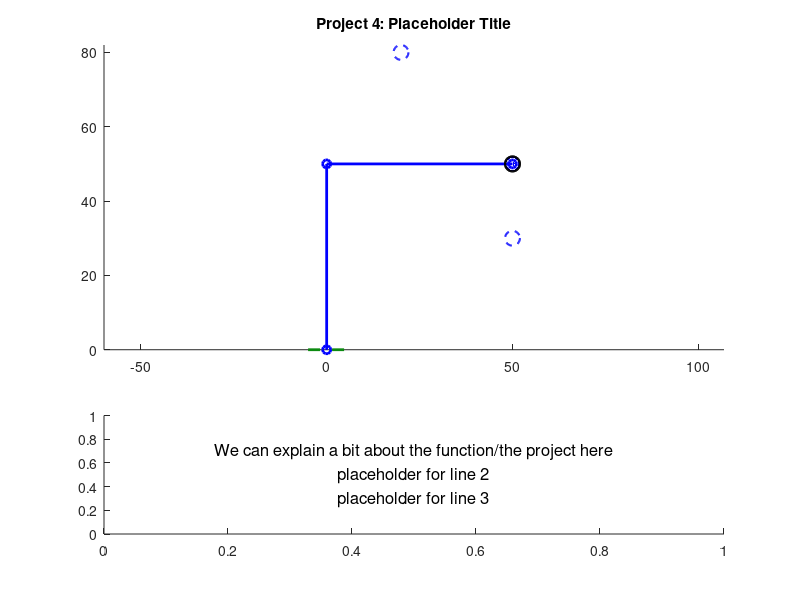

This chart was generated by the following MATLAB code: (Note: this script raises an error after producing the figure.)
function [] = mechanism_Beard_Hall(initX, initY, finalX, finalY, speed)
%% Function Description
%{
This function mechanism_Beard_Hall takes inputs ______ and animates a
hydraulic robotic claw arm that can move an object.


initX, initY: the initial x and y positions for the object to be moved
finalX, finalY: the position the object should be moved to.
speed: the animation speed, rads/s of ___(whatever we consider the base link)____
%}


close all %closes any windows that are open still

%mechanism_Beard_Hall(beta1, beta2, beta3, beta4, speed, L, R0)

% TODO remove before submission but these are placeholders so we can easily
% test
if nargin < 4
        initX = 20;
        initY = 80;
        finalX = 50;
        finalY = 30;
        speed = 2;
    end

%TODO 
%{ 
TODO: add a paragraph explaining how to use the program, a 2 explaining 
how to use the program, along with any relevant background, such as how you
decided on any constant parameters (e.g. "we measured the link lengths from
this bench press on campus; see attached photo"). You may want some parameters
(e.g. some link lengths) to be input by the user, but you could provide default 
values. You get to decide.

Grades based off of:
- originality
- technical difficulty
- execution
- clarity of animation and how to use it
- good documentation

=======

%}

%{
This is an open-ended design project that builds on the expertise you 
gained in the first two projects. The goal is to use Matlab to animate a 
compound mechanism, meaning a mechanism containing at least 2 closed kinematic chains. 
Simple examples include exercise mechanisms (squat press, bench press, shoulder press, elliptical trainer) such as those found in the outdoor fitness park behind the Olympic Oval. Each of these compound mechanisms has a mobility of one. Another example would be the front end loader mechanism on page 25 of the Lecture 1 slides, which has a mobility of 2. 

You can decide which inputs the user can specify and how they should specify these. 
For example, for the front end loader, the user could specify the starting 
bucket position and bucket angle and the final bucket position and angle, and the code could smoothly animate the mechanism's motion from the start to the finish and back, as well as plotting the displacement of the two control pistons versus time.

The header comment of the m-file should contain a paragraph or 2 explaining 
how to use the program, along with any relevant background, such as how you decided on any constant parameters (e.g. "we measured the link lengths from this bench press on campus; see attached photo"). You may want some parameters (e.g. some link lengths) to be input by the user, but you could provide default values. You get to decide.

The project grade will be based on originality, 
technical difficulty, execution, clarity 
(of the animation and its operation), and documentation. 
You will demonstrate and explain your project to the TA or instructor at a tutorial.

List of Topics and Sub-Modules for Project 4

%}

%=============================================================================
%% inputs and constraints

    % initX and initY, coordinates for the object to be moved from

    % finalX and finalY, coordinates for the object to be moved to

    % All coordinate inputs must fall within a semicircle with a radius of the arm's
    % maximum length, ie sum of hardcoded lengths for link 1 and link 2, and
    % both y coordinate inputs must be positive (might be a good idea to
    % have an offset equal to half the height of the movable object for
    % simple math)

%% plot elements:

    %{
    variable legend: 
    
    Given inputs: 
    initX, initY:   the initial x and y positions for the object to be moved
    finalX, finalY: the position the object should be moved to.
    speed:          the animation speed, rads/s of ___(whatever we consider the base link)____
    
        

    Defined within function:

    SCALAR  link1:  fixed length of link 1
    SCALAR  link2:  fixed length of link 2
    
    SCALAR  x0, y0: (fixed origin of link 1)
    

    ARRAY: x1, y1 (end of link 1, changing) 

    %}

% ground, both for the mechanism and maybe the lower limit of where the
% object can be moved to

% link 1, attached to ground

% link 2, attached to end of link 1, other end will be the bucket/claw/etc

% crank 1, input for link 1 angular position, slides along link 1 and is
% fixed to ground

% crank 2, input for link 2 angular position, slides along link 2 and is
% fixed to link 1

% movable object

% grabbing mechanism

% maybe some visual indicators of the initial and final positions (we could have pale dotted objects represent these positions and have the object itself in a brighter solid line colour)

%initialize fixed parameters
link1 = 50;
pst1Link1 = link1*0.25; %point where piston 1 attaches to link 1 mesaured from ground
pst1Grnd = link1*0.1; %point where piston 1 attaches to ground measured as distance from arm base/origin
link2 = 50;
pst2Link2 = link2*0.25; %point where piston 2 attaches to link 2 measured along link 2 from elbow
pst2Link1 = link1*0.1; %point where piston 2 attaches to link 1 measured along link 1 from elbow
%% PST2LINK1 WILL NEED TO BE SUBTRACTED FROM LINK 1 TO GET RIGHT LENGTH FOR THE PLOT

maxReach = link1 + link2; %This length, as a diagonal, will be used to establish a square of acceptable coordinates?

%% Arrays, hard coded default position assumes link 1 points straight up and link 2 is at -pi/4 radians from + x axis
%% for the following 2 arrays, first index is the piston or link number, and the second index is the specific position
%% 1 = default position, 2 = initial position of object, 3 = final position
%% Angles needed for calculating piston lengths
linkAng = [pi/2, 0, 0; -pi/4, 0, 0];
%% Pistion lengths associated with default, initial, and final positions
pstKeyFrames = [sqrt(pst1Grnd^2+pst1Link1^2-2*pst1Grnd*pst1Link1*cos(linkAng(1,1))),0,0; sqrt(pst2Link1^2+pst2Link2^2-2*pst2Link1*pst2Link2*cos(linkAng(2,1))),0,0];

%% Arrays to be filled with frame specific angle or length data based on 
%% interpolation between values contained in the arrays above
linkPlotAng = zeros(2,0); %link angles
pstPlotLgth = zeros(2,0); %piston lengths
pstPlotAng = zeros(2,0); %piston angles

%% position states and motion

%the origin (fixed side of link 1)
x0 = 0;
y0 = 0;

%link 1 initial coordinates
x1(1) = x0; %TODO PLACEHOLDERS change to depend on angle
y1(1) = y0 + link1;

%link 2 coordinates
x2(1) = x1 + link2; %TODO PLACEHOLDERS change to depend on angle
y2(1) = y1;

% initial, moving free end of link 2 from default position to init
% coordinates specified by user

% final, moving links 1 and 2 such that the arm moves smoothly between init
% and final coordinates in a way that is physically possible

% return to default position, go from final position back to default
% position

%% Calculating initial and final position data (CURRENTLY FOR 1ST QUADRANT ONLY)
%% initial position
    %Convert init coordinates to a position vector
    iPosLgth = hypot(initX, initY);
    iPosAng = atan2(initX, initY);
    %Calculate link angles from triangle made with init position vector
    linkAng(1,2) = acos((link1^2 + iPosLgth^2 - link2^2)/(2*link1*iPosLgth)) + iPosAng;
    linkAng(2,2) = acos((link1^2 + link2^2 - iPosLgth^2)/(2*link1*link2));
    %Calculate piston lengths
    pstKeyFrames(1,2) = sqrt(pst1Grnd^2+pst1Link1^2-2*pst1Grnd*pst1Link1*cos(linkAng(1,2)));
    pstKeyFrames(2,2) = sqrt(pst2Link1^2+pst2Link2^2-2*pst2Link1*pst2Link2*cos(linkAng(2,2)));
    
    %superfluous but keeping around just in case
    %{
    %Get the angle of link 2 relative to the positive x axis for plotting
    lnk2PltAng(2) = (link1Ang(2) - 180) + link2Ang(2);
    %Calculate piston angles for plotting
    pst1PltAng(2) = asin((pst1Link1*sin(link1Ang(2)))/pst1KeyFrames(2));
    pst2PltAng(2) = (link1Ang(2) - asin((pst2Link2*sin(link2Ang(2)))/pst2KeyFrames(2))); %relative to positive x axis
    %}
    
%% final position
    %Convert init coordinates to a position vector
    fPosLgth = hypot(finalX, finalY);
    fPosAng = atan2(finalX, finalY);
    %Calculate link angles from triangle made with init position vector
    linkAng(1,3) = acos((link1^2 + fPosLgth^2 - link2^2)/(2*link1*fPosLgth)) + fPosAng;
    linkAng(2,3) = acos((link1^2 + link2^2 - fPosLgth^2)/(2*link1*link2));
    %Calculate piston lengths
    pstKeyFrames(1,3) = sqrt(pst1Grnd^2+pst1Link1^2-2*pst1Grnd*pst1Link1*cos(linkAng(1,3)));
    pstKeyFrames(2,3) = sqrt(pst2Link1^2+pst2Link2^2-2*pst2Link1*pst2Link2*cos(linkAng(2,3)));
    
    %superfluous but want to keep around just in case
    %{
    %Get the angle of link 2 relative to the positive x axis for plotting
    link2PltAng(3) = (link1Ang(3) - 180) + link2Ang(3);
    %Calculate piston angles for plotting
    pst1PltAng(3) = asin((pst1Link1*sin(link1Ang(3)))/pst1KeyFrames(3));
    pst2PltAng(3) = (link1Ang(3) - asin((pst2Link2*sin(link2Ang(3)))/pst2KeyFrames(2))); %relative to positive x axis
    %}
  
%% Interpolating between piston length keyframes
    %placeholder step size for piston length change
    stepSize = 0.1;

    %% defualt to initial

    %initialize the first frame for this motion
    pstPlotLgth(1,1) = pstKeyFrames(1,1);
    pstPlotLgth(2,1) = pstKeyFrames(2,1);

    %Calculate total required frames based on which piston needs more steps
    %to get into the new position
    diTotal = ceil(max(abs((pstKeyFrames(1,2) - pstKeyFrames(1,1))/stepSize), abs((pstKeyFrames(2,2) - pstKeyFrames(2,1))/stepSize)));
  
    %once for each piston
    for i = 1:2 
        %for tracking when pistons are done moving to the new position
        pstDone = false;
        %for determining whether to increase or decrease a piston
        if pstKeyFrames(i,1) < pstKeyFrames(i,2) %Increase the value if initial is greater than default position
            sign = 1;
        elseif pstKeyFrames(i,1) > pstKeyFrames(i,2) %decrease the value if initial is less than default position
            sign = -1;
        end
        %for each frame in the current motion
        for j = 2:diTotal
            %If the current piston isn't in its final position
            if pstDone == false
                %change the position by the step size in the determined
                %direction
                pstPlotLgth(i,j) = pstPlotLgth(i,(j-1)) + stepSize*sign;
            else
                %set the current frame to the same position as the last
                %frame
                pstPlotLgth(i,j) = pstPlotLgth(i,j-1);
            end
            %if current frame's position is within a step size of the
            %initial position
            if abs(pstPlotLgth(i,j) - pstKeyFrames(i,2)) < stepSize
                %Stop moving this piston during this motion
                pstDone = true;
            end
        end
    end

    %% initial to final
    
    %Calculate total required frames based on which piston needs more steps
    %to get into the new position
    ifTotal = ceil(max(abs((pstKeyFrames(1,3) - pstKeyFrames(1,2))/stepSize), abs((pstKeyFrames(2,3) - pstKeyFrames(2,2))/stepSize)));

    %once for each piston
    for i = 1:2 
        %for tracking when pistons are done moving to the new position
        pstDone = false;
        %for determining whether to increase or decrease a piston
        if pstKeyFrames(i,2) < pstKeyFrames(i,3) %Increase the value if final is greater than initial position
            sign = 1;
        elseif pstKeyFrames(i,2) > pstKeyFrames(i,3) %decrease the value if final is less than initial position
            sign = -1;
        end
        %for each frame in the current motion
        for j = (diTotal + 1):(diTotal + ifTotal)
            %If the current piston isn't in its final position
            if pstDone == false
                %change the position by the step size in the determined
                %direction
                pstPlotLgth(i,j) = pstPlotLgth(i,(j-1)) + stepSize*sign;
            else
                %set the current frame to the same position as the last
                %frame
                pstPlotLgth(i,j) = pstPlotLgth(i,j-1);
            end
            %if current frame's position is within a step size of the
            %initial position
            if abs(pstPlotLgth(i,j) - pstKeyFrames(i,3)) < stepSize
                %Stop moving this piston during this motion
                pstDone = true;
            end
        end
    end

    %% final back to default

    %Calculate total required frames based on which piston needs more steps
    %to get into the new position
    fdTotal = ceil(max(abs((pstKeyFrames(1,1) - pstKeyFrames(1,3))/stepSize), abs((pstKeyFrames(2,1) - pstKeyFrames(2,3))/stepSize)));
 
    %once for each piston
    for i = 1:2 
        %for tracking when pistons are done moving to the new position
        pstDone = false;
        %for determining whether to increase or decrease a piston
        if pstKeyFrames(i,3) < pstKeyFrames(i,1) %Increase the value if default is greater than final position
            sign = 1;
        elseif pstKeyFrames(i,3) > pstKeyFrames(i,1) %decrease the value if default is less than final position
            sign = -1;
        end
        %for each frame in the current motion
        for j = (diTotal + ifTotal + 1):(diTotal + ifTotal + fdTotal)
            %If the current piston isn't in its final position
            if pstDone == false
                %change the position by the step size in the determined
                %direction
                pstPlotLgth(i,j) = pstPlotLgth(i,(j-1)) + stepSize*sign;
            else
                %set the current frame to the same position as the last
                %frame
                pstPlotLgth(i,j) = pstPlotLgth(i,j-1);
            end
            %if current frame's position is within a step size of the
            %initial position
            if abs(pstPlotLgth(i,j) - pstKeyFrames(i,1)) < stepSize
                %Stop moving this piston during this motion
                pstDone = true;
            end
        end
    end
    
    %Calculate angles of all plot elements relative to positive x axis for each
    %frame based on piston lengths
    for i = 1:length(pstPlotLgth)
        pstPlotAng(1,i) = pi - acos((pstPlotLgth(1,i)^2+pst1Grnd^2-pst1Link1^2)/(2*pstPlotLgth(1,i)*pst1Grnd));
        linkPlotAng(1,i) = acos((pst1Link1^2+pst1Grnd^2-pstPlotLgth(1,i)^2)/(2*pst1Link1*pst1Grnd));
        pstPlotAng(2,i) = linkPlotAng(1,i) - acos((pst2Link1^2+pstPlotLgth(2,i)^2-pst2Link2^2)/(2*pst2Link1*pstPlotLgth(2,i)));
        linkPlotAng(2,i) = (linkPlotAng(1,i) - pi) + acos((pst2Link1^2+pst2Link2^2-pstPlotLgth(2,i)^2)/(2*pst2Link1*pst2Link2));
    end
    disp(linkPlotAng)

    %% Possible constraints
%{
    1. Position of ends of link 1 and link 2 must always be in the first 2
    quadrants relative to the origin where link 1 attached to the ground
    2. Input angle for crank 1 must be between 0 and pi rads, while crank 2
    can rotate between 0 and 2 pi rads (one-way or both ways)
    3. Links will only move one at a time
%}

%All animation code will need to use variable size loops due to variable
%lengths of motion

%maybe have link 2 extend so possible arm positions create a rectangular
%field rather than a circular one?

%moveable object parameters:
radius = 2; 

%params for current center position of the object TODO placeholder
objX(1) = x2(1);% TODO Change to be the actual current position of the object instead of placeholders
objY(1) = y2(1);%

obj_pos = [objX - radius, objY - radius, 2*radius, 2*radius];





%% Animations
% TODO: move code below this up only when variables are needed further up

%% Creating Figure
% figure('Position', [100, 100, 1200, 600]) %makes the empty figure for the animation
    clf %clears figure if this function is run multiple times in a row
    set(gcf, 'Color', '#D3E2E8'); %makes the background blue


ax1 = subplot(3, 1, [1 2]); %adds the plot, maybe leaving space for a text box at (2 1 2) that can explain ?
hold on %allows everything here to be added to same figure

title('Project 4: Placeholder Title');


axis equal % sets axes to equal

    % Initial frame
    
        %plot object handles
            ground = line([(x0 -5) (x0+5)],[0 0],'linewidth', 2,'color','#0C8A11', 'LineStyle', '--'); %plot object for ground, does not need updating per frame

            links = plot([x0 x1(1) x2(1)],[y0 y1(1) y2(1)],'-o','linewidth',2, 'Color', 'b'); %plot obejct for rocker arm, spans from p0-p3
            
            
            m_object = rectangle('Position', obj_pos,...
                 'Curvature', [1 1], 'FaceColor', 'b', 'EdgeColor', 'k', 'LineWidth', 1.5);
    


            % initial and final object positions: (should not move)
             init_object = rectangle('Position', [initX - radius, initY - radius, 2*radius, 2*radius],...
                 'Curvature', [1 1], 'FaceColor', 'w', 'EdgeColor', 'b', 'LineWidth', 1.5, 'LineStyle', '--');

             final_object = rectangle('Position', [finalX - radius, finalY - radius, 2*radius, 2*radius],...
                 'Curvature', [1 1], 'FaceColor', 'w', 'EdgeColor', 'b', 'LineWidth', 1.5, 'LineStyle', '--');

            
            % moveable object
            m_object = rectangle('Position', obj_pos,...
                 'Curvature', [1 1], 'FaceColor', 'b', 'EdgeColor', 'k', 'LineWidth', 1.5);


    

 ax2 = subplot(3, 1, 3); %text box


        str = {'We can explain a bit about the function/the project here',... ...
            'placeholder for line 2',...
            'placeholder for line 3',...
            };
        
        text(0.5, 0.5, str, ...
            'HorizontalAlignment', 'center', ...
            'VerticalAlignment', 'middle', ...
            'FontSize', 12);
                    
        hold off

                   

%% creating frames for animation 

    fps = 60; %frames per second [frames/second]
    rad_frame = speed / fps; %rads per frame, replaces astep
    theta2 = theta0:rad_frame:(n*2*pi)+theta0; %start:step:end notation, 0-3 full rotations, in steps of size astep      
    timestep = 1/fps; % fps inverted gives seconds per frame
    time = theta2 ./ speed; %ARRAY, (results in a time value in seconds for plotting angles)


%% Frame updates for both plots
     
    for n = 2:length(theta2)
        pause(timestep) %shows previous frame for timestep length
                
        %sets objects to next position
        %set(link4,'XData',[x0 x3(n)],'YData',[y0 y3(n)]);   %error in cases
        
  

    end %update end

end %function end
